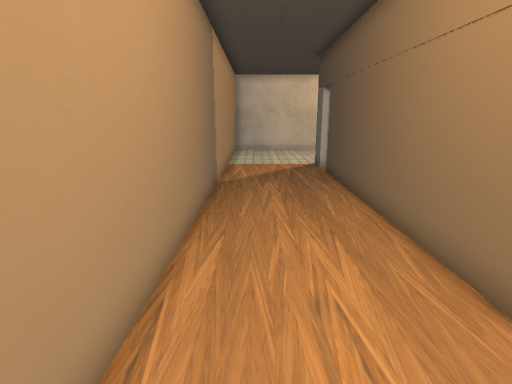
[1] (above)

18 first-person views from a walk through a Unity game level. The camera is 1.3 m above the floor, tilts 14° down and sees 80° across. The floor is counted in squares, 0.5 m on a side. Each view is taken from the middle of a square. On the plan, view 1 faces up. The plan holds only what a view shows up to about 20 squares ahead; the rest is blank. The place goes on beyond the plan. The player is left out. Door leaves are left out, so doorways stand open. Some surface patterns are stand-ins.

[2]
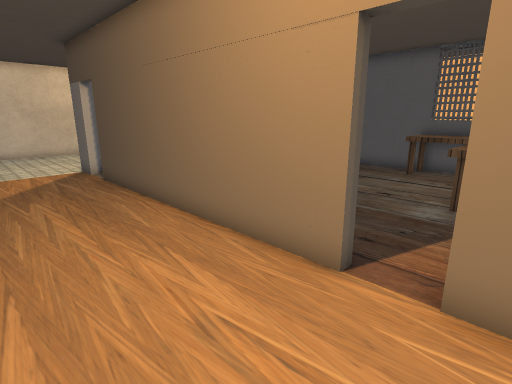

[3]
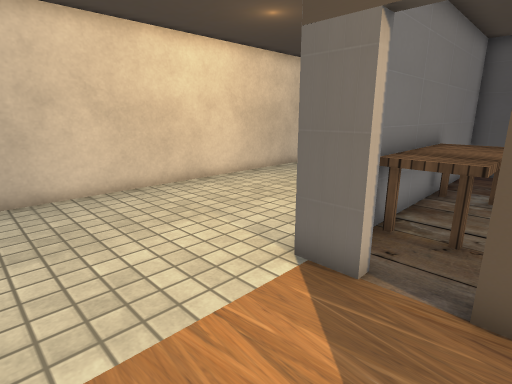

[4]
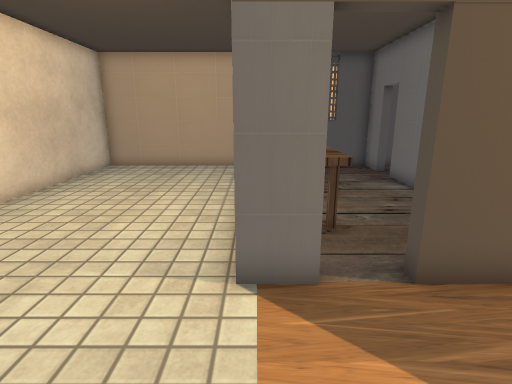

[5]
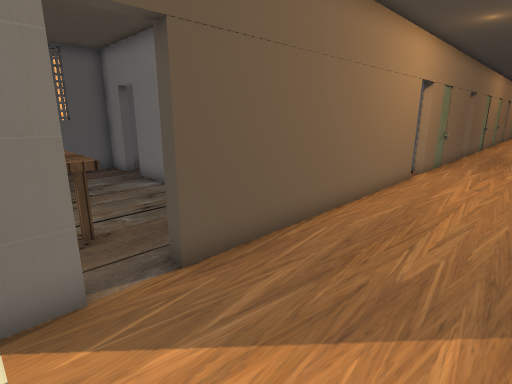

[6]
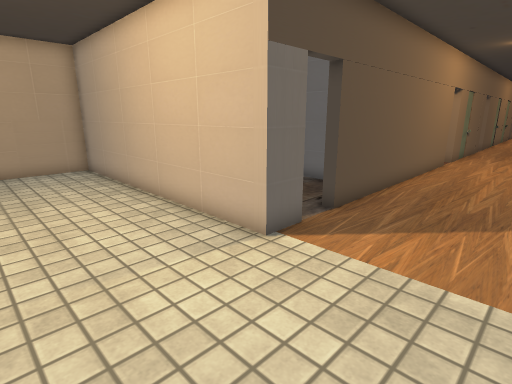

[7]
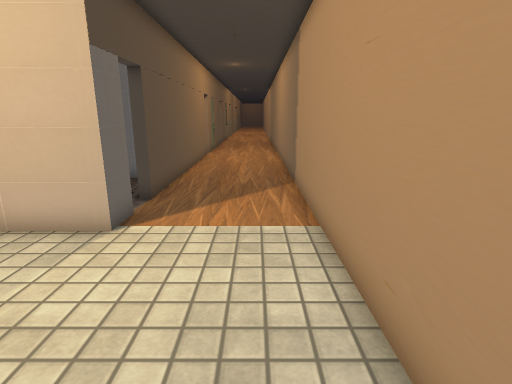

[8]
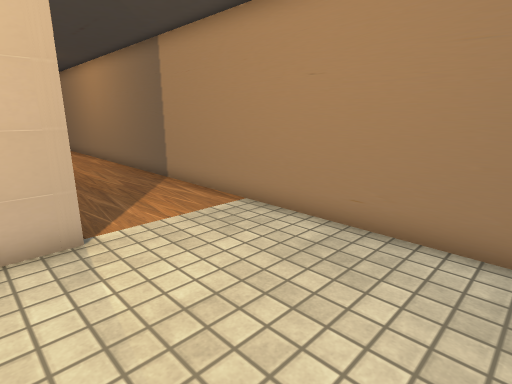

[9]
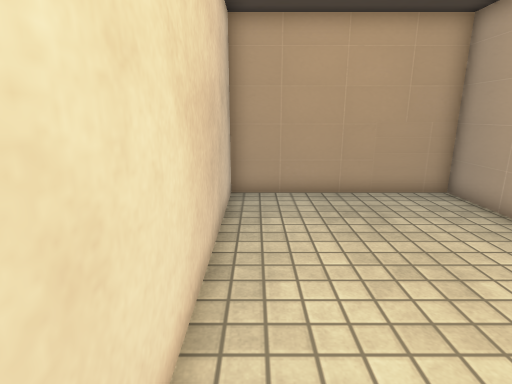

[10]
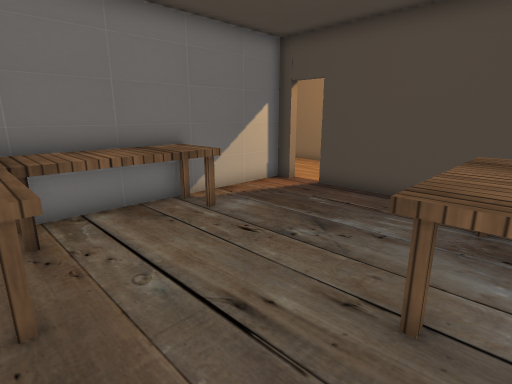

[11]
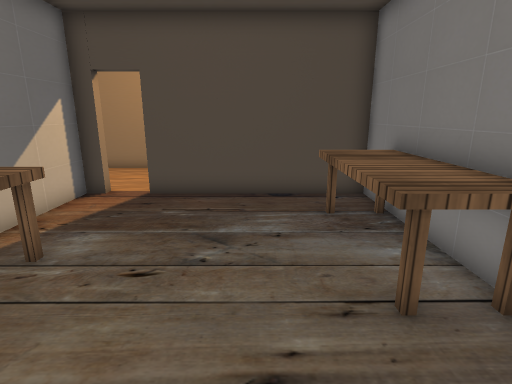

[12]
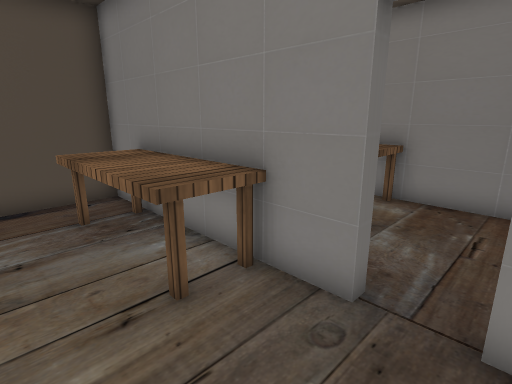

[13]
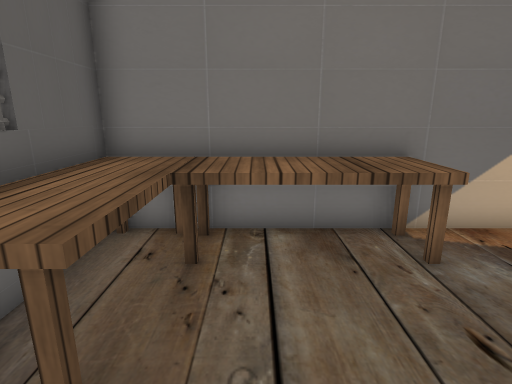

[14]
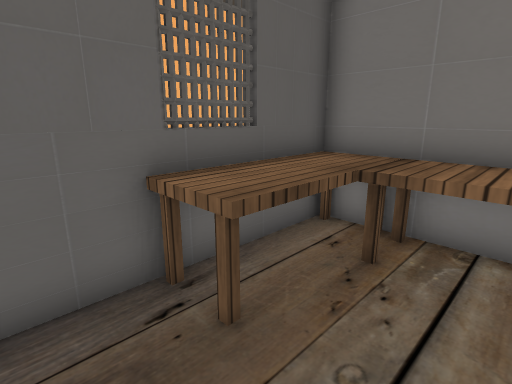

[15]
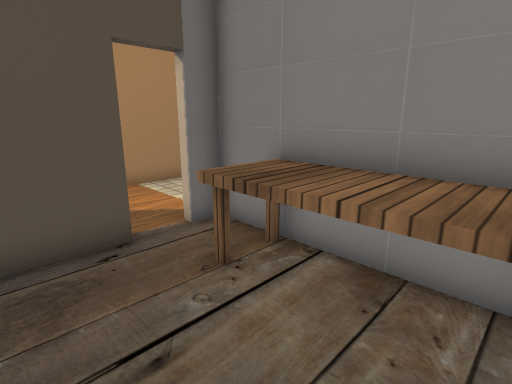

[16]
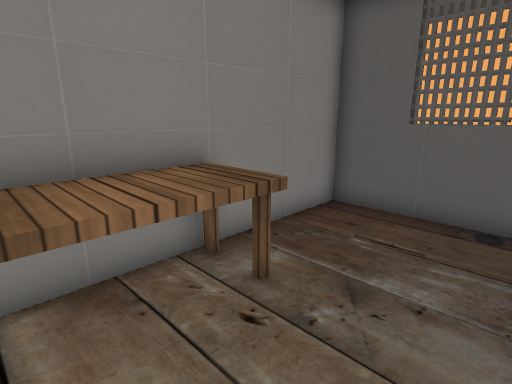

[17]
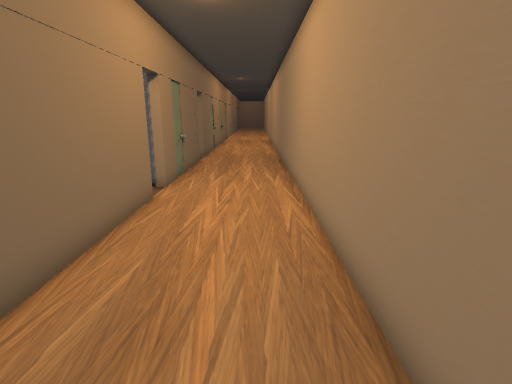

[18]
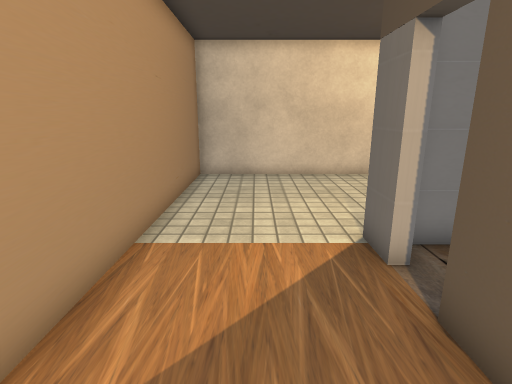

### Floor plan
Points are (right, up) in squares from view 1. A wall is a line through its corners. A room is listed if a view was taken in it or the views show most of it. See-through windows are left out.
Room 1 (views 1, 2, 3, 4, 5, 6, 7, 8, 9, 17, 18)
walls: (3.4, 16) (3.4, 17.3) (15.4, 17.3) (15.4, 24.9) (-1.6, 24.9) (-1.6, -3.5); (3.4, 3.3) (3.4, 14.5); (3.4, -3.5) (3.4, 1.8)
ways out: open door at (3.5, 2.5) to room 2; open door at (3, 15.5) to room 3
Room 2 (views 10, 11, 12, 13, 14)
walls: (12.2, 10.7) (3.8, 10.7) (3.8, 3.3); (15.3, 5.1) (15.5, 5.6); (3.8, 1.8) (3.8, 1.2) (15.4, 1.2); (15.4, 3.6) (15.4, 10.1)
ways out: open door at (3.5, 2.5) to room 1; open door at (13, 11) to room 3
objects: other object (6, 9) to (11, 10); other object (9, 2) to (13, 3); other object (13, 2) to (15, 6)
Room 3 (views 15, 16)
walls: (10, 11.1) (12.2, 11.1); (5, 11.1) (7, 11.1); (13.8, 11.1) (15.4, 11.1) (15.4, 16.9) (3.8, 16.9) (3.8, 16) (3.4, 16); (3.4, 14.5) (3.8, 14.5) (3.8, 12.2); (15.6, 12.8) (15.3, 13.4)
ways out: open door at (3, 15.5) to room 1; open door at (13, 11) to room 2
objects: other object (6, 15) to (11, 16)

Where each view was taken, in squares from view 1:
view 1: 0 up, 0 right, facing up
view 2: 1 up, 1 left, facing up-right
view 3: 14 up, 1 left, facing up-right
view 4: 17 up, 1 left, facing right
view 5: 17 up, 1 left, facing down-right
view 6: 22 up, 1 left, facing down-right
view 7: 24 up, 0 right, facing down
view 8: 24 up, 5 right, facing down-left
view 9: 24 up, 5 right, facing right
view 10: 10 up, 14 right, facing down-left
view 11: 7 up, 14 right, facing left
view 12: 7 up, 14 right, facing up-left
view 13: 8 up, 12 right, facing down
view 14: 8 up, 11 right, facing down-right
view 15: 12 up, 10 right, facing up-left
view 16: 12 up, 7 right, facing up-right
view 17: 13 up, 0 right, facing down
view 18: 11 up, 1 right, facing up
